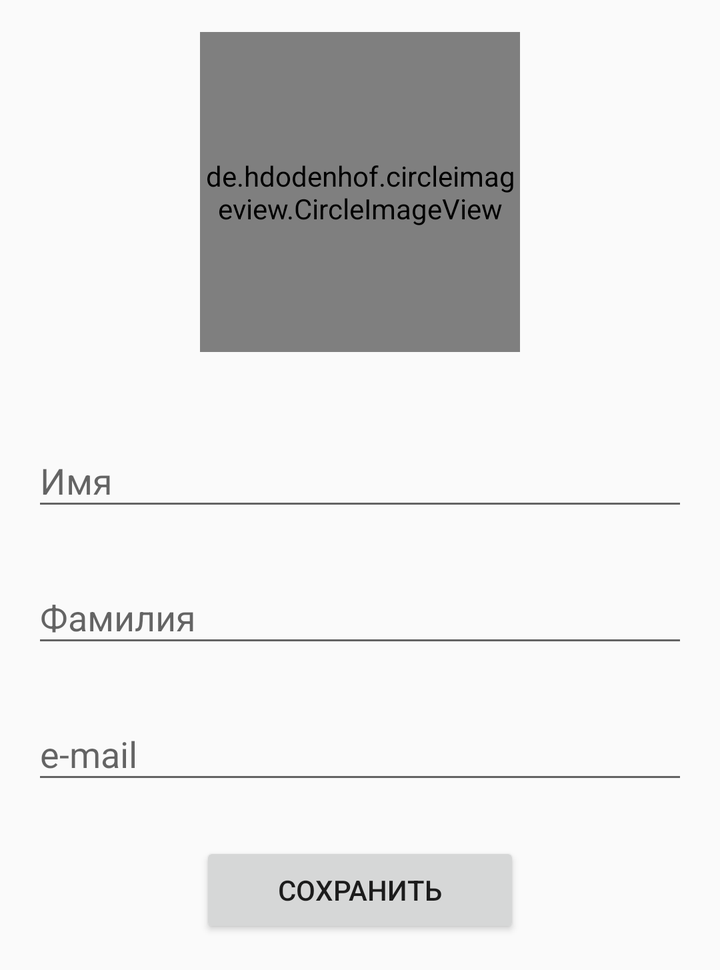
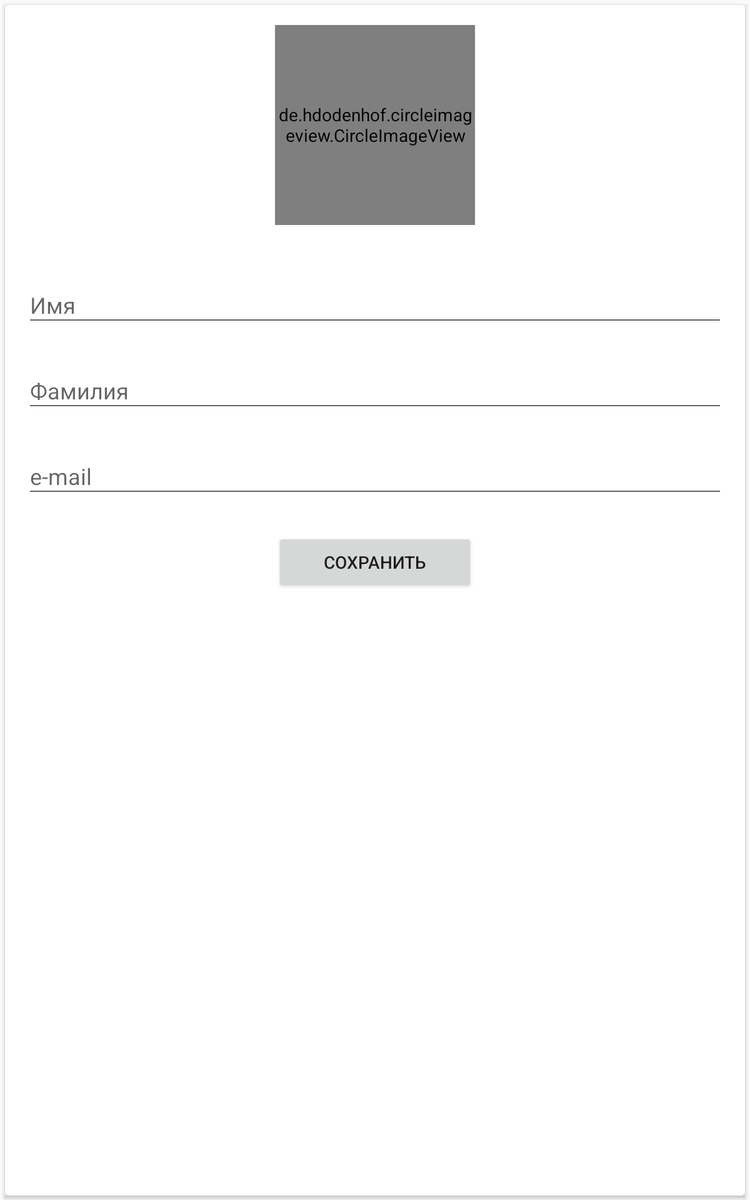

The same Android screen from two of the app's own layout files: first res/layout/ as a phone draws it, then the repository's variant for another configuration, drawn on a device whose configuration selects that folder. Both files follow.
<!-- AndroidManifest.xml: application theme AppTheme -->
<!-- res/layout/fragment_edit.xml -->
<?xml version="1.0" encoding="utf-8"?>
  <ScrollView
      xmlns:android="http://schemas.android.com/apk/res/android"
      xmlns:app="http://schemas.android.com/apk/res-auto"
      xmlns:tools="http://schemas.android.com/tools"
      android:layout_width="match_parent"
      android:layout_height="wrap_content"
      >

    <android.support.constraint.ConstraintLayout
        android:layout_width="match_parent"
        android:layout_height="wrap_content"
        android:padding="16dp"
        >

      <de.hdodenhof.circleimageview.CircleImageView
          android:id="@+id/avatar_edit_iv"
          android:layout_width="160dp"
          android:layout_height="160dp"
          app:civ_border_width="0dp"
          app:layout_constraintLeft_toLeftOf="parent"
          app:layout_constraintRight_toRightOf="parent"
          app:layout_constraintTop_toTopOf="parent"
          tools:src="@android:color/holo_blue_light"
          />

      <android.support.design.widget.TextInputLayout
          android:id="@+id/first_name_edit_layout"
          android:layout_width="0dp"
          android:layout_height="wrap_content"
          android:layout_marginTop="32dp"
          app:layout_constraintLeft_toLeftOf="parent"
          app:layout_constraintRight_toRightOf="parent"
          app:layout_constraintTop_toBottomOf="@+id/avatar_edit_iv"
          >

        <android.support.design.widget.TextInputEditText
            android:id="@+id/first_name_et"
            android:layout_width="match_parent"
            android:layout_height="wrap_content"
            android:hint="@string/first_name"
            android:inputType="textPersonName"
            android:imeOptions="actionNext"
            />

      </android.support.design.widget.TextInputLayout>

      <android.support.design.widget.TextInputLayout
          android:id="@+id/last_name_edit_layout"
          android:layout_width="0dp"
          android:layout_height="wrap_content"
          android:layout_marginTop="16dp"
          app:layout_constraintLeft_toLeftOf="parent"
          app:layout_constraintRight_toRightOf="parent"
          app:layout_constraintTop_toBottomOf="@+id/first_name_edit_layout"
          >

        <android.support.design.widget.TextInputEditText
            android:id="@+id/last_name_et"
            android:layout_width="match_parent"
            android:layout_height="wrap_content"
            android:hint="@string/last_name"
            android:inputType="textPersonName"
            android:imeOptions="actionNext"
            />

      </android.support.design.widget.TextInputLayout>

      <android.support.design.widget.TextInputLayout
          android:id="@+id/email_edit_layout"
          android:layout_width="0dp"
          android:layout_height="wrap_content"
          android:layout_marginTop="16dp"
          app:layout_constraintLeft_toLeftOf="parent"
          app:layout_constraintRight_toRightOf="parent"
          app:layout_constraintTop_toBottomOf="@+id/last_name_edit_layout"
          >

        <android.support.design.widget.TextInputEditText
            android:id="@+id/email_et"
            android:layout_width="match_parent"
            android:layout_height="wrap_content"
            android:hint="@string/email"
            android:inputType="textEmailAddress"
            android:imeOptions="actionDone"
            />

      </android.support.design.widget.TextInputLayout>

      <Button
          android:id="@+id/save_btn"
          android:layout_width="160dp"
          android:layout_height="wrap_content"
          android:text="@string/save"
          android:layout_marginTop="24dp"
          app:layout_constraintTop_toBottomOf="@+id/email_edit_layout"
          app:layout_constraintLeft_toLeftOf="parent"
          app:layout_constraintRight_toRightOf="parent"
          />
    </android.support.constraint.ConstraintLayout>
  </ScrollView>
<!-- resources referenced by this layout -->
<resources>
  <string name="email">e-mail</string>
  <string name="first_name">Имя</string>
  <string name="last_name">Фамилия</string>
  <string name="save">Сохранить</string>
  <style name="AppTheme" parent="Theme.AppCompat.Light.DarkActionBar">
      
      <item name="colorPrimary">@color/color_primary</item>
      <item name="colorPrimaryDark">@color/color_primary_dark</item>
      <item name="colorAccent">@color/color_accent</item>
    </style>
  <color name="color_primary">#3F51B5</color>
  <color name="color_primary_dark">#303F9F</color>
  <color name="color_accent">#E040FB</color>
</resources>
<!-- res/layout-sw600dp/fragment_edit.xml (the repository's variant of the layout above) -->
<!-- drawn on a 7-inch tablet held upright -->
<?xml version="1.0" encoding="utf-8"?>
<android.support.v7.widget.CardView xmlns:android="http://schemas.android.com/apk/res/android"
    xmlns:app="http://schemas.android.com/apk/res-auto"
    xmlns:tools="http://schemas.android.com/tools"
    android:layout_width="match_parent"
    android:layout_height="match_parent"
    android:layout_margin="4dp"
    >

  <ScrollView
      android:layout_width="match_parent"
      android:layout_height="wrap_content"
      >

    <android.support.constraint.ConstraintLayout
        android:layout_width="match_parent"
        android:layout_height="wrap_content"
        android:padding="16dp"
        >

      <de.hdodenhof.circleimageview.CircleImageView
          android:id="@+id/avatar_edit_iv"
          android:layout_width="160dp"
          android:layout_height="160dp"
          app:civ_border_width="0dp"
          app:layout_constraintLeft_toLeftOf="parent"
          app:layout_constraintRight_toRightOf="parent"
          app:layout_constraintTop_toTopOf="parent"
          tools:src="@android:color/holo_blue_light"
          />

      <android.support.design.widget.TextInputLayout
          android:id="@+id/first_name_edit_layout"
          android:layout_width="0dp"
          android:layout_height="wrap_content"
          android:layout_marginTop="32dp"
          app:layout_constraintLeft_toLeftOf="parent"
          app:layout_constraintRight_toRightOf="parent"
          app:layout_constraintTop_toBottomOf="@+id/avatar_edit_iv"
          >

        <android.support.design.widget.TextInputEditText
            android:id="@+id/first_name_et"
            android:layout_width="match_parent"
            android:layout_height="wrap_content"
            android:hint="@string/first_name"
            android:inputType="textPersonName"
            android:imeOptions="actionNext"
            />

      </android.support.design.widget.TextInputLayout>

      <android.support.design.widget.TextInputLayout
          android:id="@+id/last_name_edit_layout"
          android:layout_width="0dp"
          android:layout_height="wrap_content"
          android:layout_marginTop="16dp"
          app:layout_constraintLeft_toLeftOf="parent"
          app:layout_constraintRight_toRightOf="parent"
          app:layout_constraintTop_toBottomOf="@+id/first_name_edit_layout"
          >

        <android.support.design.widget.TextInputEditText
            android:id="@+id/last_name_et"
            android:layout_width="match_parent"
            android:layout_height="wrap_content"
            android:hint="@string/last_name"
            android:inputType="textPersonName"
            android:imeOptions="actionNext"
            />

      </android.support.design.widget.TextInputLayout>

      <android.support.design.widget.TextInputLayout
          android:id="@+id/email_edit_layout"
          android:layout_width="0dp"
          android:layout_height="wrap_content"
          android:layout_marginTop="16dp"
          app:layout_constraintLeft_toLeftOf="parent"
          app:layout_constraintRight_toRightOf="parent"
          app:layout_constraintTop_toBottomOf="@+id/last_name_edit_layout"
          >

        <android.support.design.widget.TextInputEditText
            android:id="@+id/email_et"
            android:layout_width="match_parent"
            android:layout_height="wrap_content"
            android:hint="@string/email"
            android:inputType="textEmailAddress"
            android:imeOptions="actionDone"
            />

      </android.support.design.widget.TextInputLayout>

      <Button
          android:id="@+id/save_btn"
          android:layout_width="160dp"
          android:layout_height="wrap_content"
          android:text="@string/save"
          android:layout_marginTop="24dp"
          app:layout_constraintTop_toBottomOf="@+id/email_edit_layout"
          app:layout_constraintLeft_toLeftOf="parent"
          app:layout_constraintRight_toRightOf="parent"
          />
    </android.support.constraint.ConstraintLayout>
  </ScrollView>
</android.support.v7.widget.CardView>
